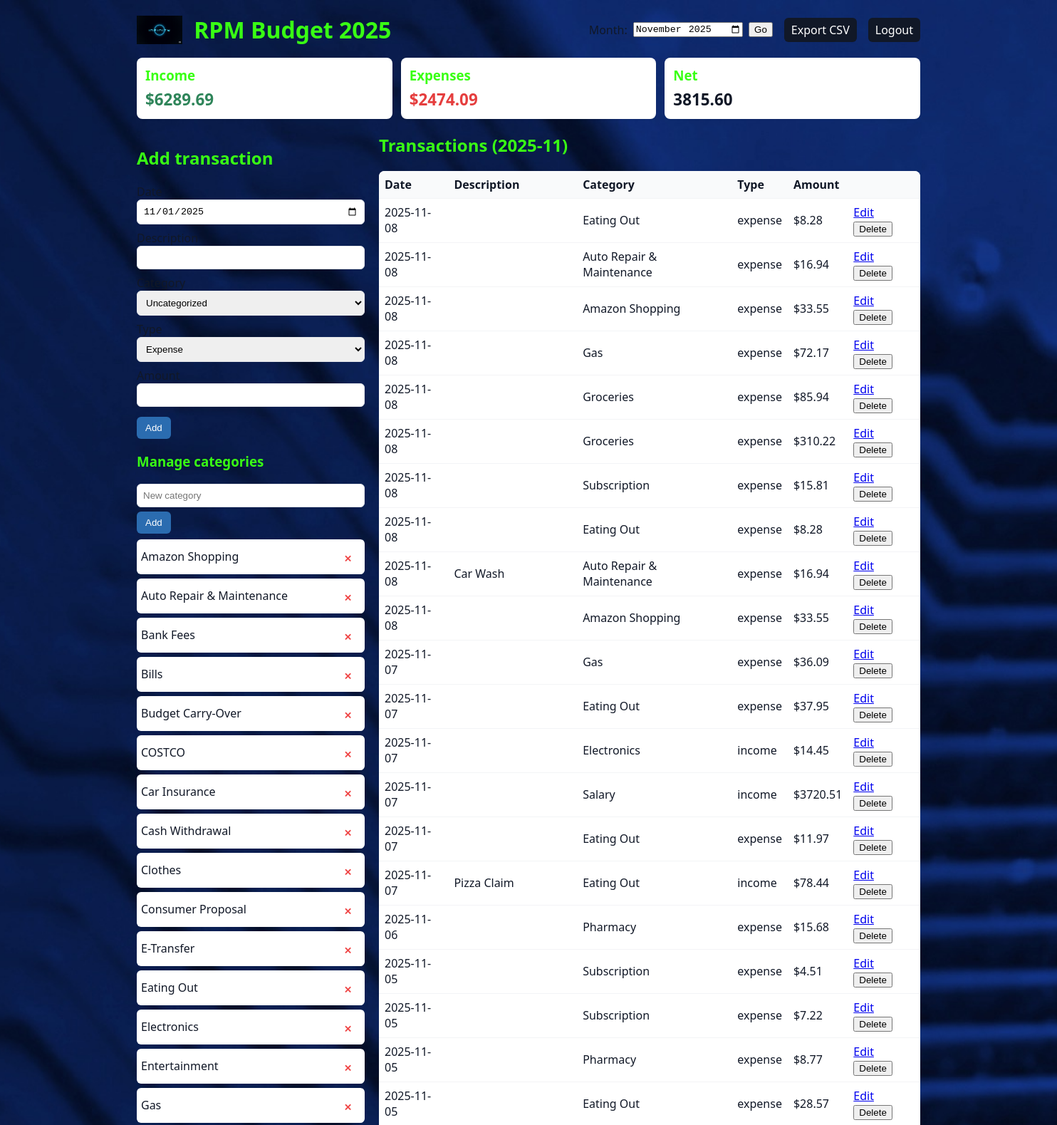
The page / (signed in, upper part) on the database its author committed.
### tables this page shows
CREATE TABLE categories (
            id INTEGER PRIMARY KEY AUTOINCREMENT,
            name TEXT NOT NULL UNIQUE
        );

CREATE TABLE transactions (
            id INTEGER PRIMARY KEY AUTOINCREMENT,
            date TEXT NOT NULL,
            description TEXT,
            category_id INTEGER,
            amount REAL NOT NULL,
            type TEXT NOT NULL CHECK(type IN ('income','expense')),
            FOREIGN KEY (category_id) REFERENCES categories(id)
        );

### app.py (the view)
@app.route("/")
def index():
    if not session.get('logged_in'):
        return redirect(url_for('login'))
    month = request.args.get("month")
    if not month:
        month = datetime.now().strftime("%Y-%m")
    start = month + "-01"
    rows = query("""
        SELECT t.*, c.name as category_name
        FROM transactions t
        LEFT JOIN categories c ON t.category_id = c.id
        WHERE substr(t.date, 1, 7) = ?
        ORDER BY date DESC, id DESC
    """, (month,))
    cats = query("SELECT * FROM categories ORDER BY name")
    income = 0.0
    expenses = 0.0
    for r in rows:
        desc = (r["description"] or "")
        if "L.TO Stock" in desc:
            continue
        if r["type"] == "income":
            income += float(r["amount"])
        else:
            expenses += float(r["amount"])
    net = income - expenses
    return render_template("index.html", transactions=rows, categories=cats, month=month, income=income, expenses=expenses, net=net)

### app.py (called while the page is built)
def get_db():
    conn = sqlite3.connect(DB_FILE)
    conn.row_factory = sqlite3.Row
    return conn

def query(sql, args=(), one=False):
    conn = get_db()
    cur = conn.cursor()
    cur.execute(sql, args)
    rv = cur.fetchall()
    conn.close()
    return (rv[0] if rv else None) if one else rv

### templates/index.html (shortened to what this page needs)
<!doctype html>
<html lang="en">
<head>
  <link rel="stylesheet" href="{{ url_for('static', filename='style.css') }}">
</head>
<body>
  <div class="container">
    <header>
      <img src="{{ url_for('static', filename='Infinity6.jpg') }}" alt="Logo" class="logo">
      <h1>RPM Budget 2025</h1>
      <form id="monthForm" method="get" action="/">
        <label for="month">Month:</label>
        <input type="month" name="month" id="month" value="{{ month }}">
        <button type="submit">Go</button>
        <a class="csv" href="{{ url_for('export_csv') }}?month={{ month }}">Export CSV</a>
        <a class="csv" href="{{ url_for('logout') }}">Logout</a>
      </form>
    </header>
    <section class="summary">
      <div class="card">
        <h3>Income</h3>
        <div class="amount positive">${{ '%.2f'|format(income) }}</div>
      </div>
      <div class="card">
        <h3>Expenses</h3>
        <div class="amount negative">${{ '%.2f'|format(expenses) }}</div>
      </div>
      <div class="card">
        <h3>Net</h3>
        <div class="amount">{{ '%.2f'|format(net) }}</div>
      </div>
    </section>
    <section class="left">
      <h2>Add transaction</h2>
      <form method="post" action="{{ url_for('add_transaction') }}">
        <label>Date <input type="date" name="date" value="{{ (month + '-01') }}"></label>
        <label>Description <input type="text" name="description"></label>
        <label>Category
          <select name="category_id">
            <option value="">Uncategorized</option>
          </select>
        </label>
        <label>Type
          <select name="type">
            <option value="expense">Expense</option>
          </select>
        </label>
        <label>Amount <input type="number" step="0.01" name="amount" required></label>
        <div><button type="submit">Add</button></div>
      </form>
      <h3>Manage categories</h3>
      <form method="post" action="{{ url_for('add_category') }}">
        <input type="text" name="name" placeholder="New category">
        <button type="submit">Add</button>
      </form>
      <ul class="categories">
        {% for c in categories %}
        <li>{{ c.name }}
          <form method="post" action="{{ url_for('delete_category', cat_id=c.id) }}" style="display:inline" onsubmit="return confirm('Delete category? This will uncategorize all associated transactions.')">
            <button type="submit" title="Delete">✕</button>
          </form>
        </li>
        {% endfor %}
      </ul>
    </section>
    <section class="right">
      <h2>Transactions ({{ month }})</h2>
      <table class="transactions">
        <thead><tr><th>Date</th><th>Description</th><th>Category</th><th>Type</th><th>Amount</th><th></th></tr></thead>
        <tbody>
        {% for t in transactions %}
          <tr>
            <td>{{ t.date }}</td>
            <td>{{ t.description }}</td>
            <td>{{ t.category_name or "Uncategorized" }}</td>
            <td>{{ t.type }}</td>
            <td class="{{ 'positive' if t.type=='income' else 'negative' }}">${{ '%.2f'|format(t.amount) }}</td>
            <td>
              <a href="{{ url_for('edit_transaction', tx_id=t.id) }}">Edit</a>
              <form method="post" action="{{ url_for('delete_transaction', tx_id=t.id) }}" onsubmit="return confirm('Delete transaction?')" style="display:inline;">
                <button type="submit">Delete</button>
              </form>
            </td>
          </tr>
        {% else %}
          <tr><td colspan="6">No transactions for this month.</td></tr>
        {% endfor %}
        </tbody>
      </table>
    </section>
  </div>
</body>
</html>

### static/style.css (style rules this page uses)
:root { --bg:#f5f7fa; --card:#ffffff; --accent:#2b6cb0; --danger:#e53e3e; --success:#2f855a; --muted:#6b7280; }
* { box-sizing:border-box }
body { font-family: system-ui, -apple-system, "Segoe UI", Roboto, "Helvetica Neue", Arial; background: url('hightech-background.jpg') no-repeat center center fixed; background-size: cover; margin:0; padding:20px; color:#111827; }
.container { max-width:1100px;margin:0 auto }
header { display:flex;align-items:center;gap:16px;margin-bottom:18px }
.logo { height: 40px; }
h1, h2, h3 { color: #39FF14; }
header h1 { margin:0 }
form#monthForm { display:flex;align-items:center;gap:8px;margin-left:auto }
.csv { margin-left:8px;padding:6px 10px;background:#111827;color:#fff;border-radius:6px;text-decoration:none }
.summary { display:flex;gap:12px;margin-bottom:18px }
.card { background:var(--card);padding:12px;border-radius:8px;flex:1;box-shadow:0 1px 3px rgba(0,0,0,0.06) }
.card h3 { margin:0 0 6px 0 }
.amount { font-size:1.4rem;font-weight:700 }
.amount.positive { color:var(--success) }
.amount.negative { color:var(--danger) }
.left { float:left;width:320px }
.right { margin-left:340px }
.left form, .left h3 { background:transparent }
.left label { display:block;margin-bottom:8px }
.left input[type="text"], .left input[type="date"], .left input[type="number"], .left select { width:100%;padding:8px;border-radius:6px;border:1px solid #e5e7eb }
.left button { margin-top:6px;padding:8px 12px;border-radius:6px;background:var(--accent);color:#fff;border:0 }
.categories { list-style:none;padding:0;margin:8px 0 }
.categories li { background:#fff;padding:6px;border-radius:6px;margin-bottom:6px;display:flex;justify-content:space-between;align-items:center }
.categories button { background:transparent;border:0;color:#ef4444;font-weight:700 }
.transactions { width:100%;border-collapse:collapse;background:#fff;border-radius:8px;overflow:hidden }
.transactions th, .transactions td { padding:8px;border-bottom:1px solid #f3f4f6;text-align:left }
.transactions th { background:#f9fafb }

### rows shown on the page
categories: name "Amazon Shopping"
categories: name "Auto Repair & Maintenance"
categories: name "Bank Fees"
categories: name "Bills"
categories: name "Budget Carry-Over"
categories: name "COSTCO"
categories: name "Car Insurance"
categories: name "Cash Withdrawal"
categories: name "Clothes"
categories: name "Consumer Proposal"
categories: name "E-Transfer"
categories: name "Eating Out"
categories: name "Electronics"
categories: name "Entertainment"
categories: name "Gas"
transactions: date "2025-11-08", name "Eating Out", type "expense", amount "8.28"
transactions: date "2025-11-08", name "Auto Repair & Maintenance", type "expense", amount "16.94"
transactions: date "2025-11-08", name "Amazon Shopping", type "expense", amount "33.55"
transactions: date "2025-11-08", name "Gas", type "expense", amount "72.17"
transactions: date "2025-11-08", name "Groceries", type "expense", amount "85.94"
transactions: date "2025-11-08", name "Groceries", type "expense", amount "310.22"
transactions: date "2025-11-08", name "Subscription", type "expense", amount "15.81"
transactions: date "2025-11-08", name "Eating Out", type "expense", amount "8.28"
transactions: date "2025-11-08", description "Car Wash", name "Auto Repair & Maintenance", type "expense", amount "16.94"
transactions: date "2025-11-08", name "Amazon Shopping", type "expense", amount "33.55"
transactions: date "2025-11-07", name "Gas", type "expense", amount "36.09"
transactions: date "2025-11-07", name "Eating Out", type "expense", amount "37.95"
transactions: date "2025-11-07", name "Electronics", type "income", amount "14.45"
transactions: date "2025-11-07", name "Salary", type "income", amount "3720.51"
transactions: date "2025-11-07", name "Eating Out", type "expense", amount "11.97"
transactions: date "2025-11-07", description "Pizza Claim", name "Eating Out", type "income", amount "78.44"
transactions: date "2025-11-06", name "Pharmacy", type "expense", amount "15.68"
transactions: date "2025-11-05", name "Subscription", type "expense", amount "4.51"
transactions: date "2025-11-05", name "Subscription", type "expense", amount "7.22"
transactions: date "2025-11-05", name "Pharmacy", type "expense", amount "8.77"
transactions: date "2025-11-05", name "Eating Out", type "expense", amount "28.57"

### other values the page prints
{{ '%.2f'|format(income) }} "6289.69"
{{ '%.2f'|format(expenses) }} "2474.09"
{{ '%.2f'|format(net) }} "3815.60"
{{ month }} "2025-11"
